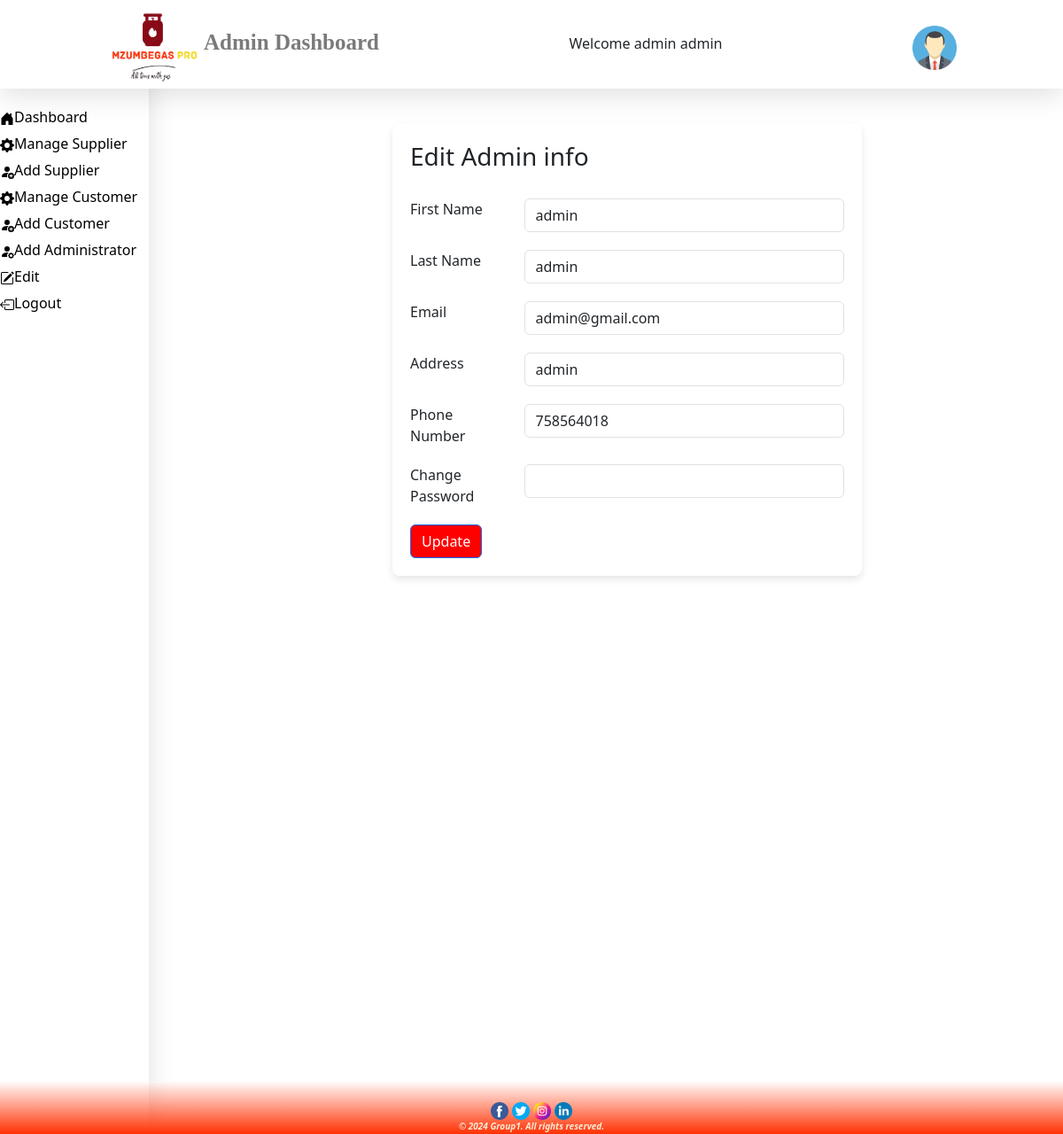
Page /edit_admin.php?id=1 (signed in) on the committed database.
### tables this page shows
CREATE TABLE `register` (
  `id` int(200) NOT NULL,
  `firstname` varchar(120) NOT NULL,
  `lastname` varchar(120) NOT NULL,
  `email` varchar(120) NOT NULL,
  `address` varchar(100) NOT NULL,
  `phonenumber` int(11) NOT NULL,
  `choice` varchar(100) NOT NULL,
  `password` varchar(255) NOT NULL
);

### edit_admin.php (the view, shortened to what this page needs)
<?php include('./layout/admin/header.php'); ?>
<?php
include('dbcn.php');
if (isset($_GET['id'])) {
    $id = $_GET['id'];
    $sql = "SELECT * FROM `register` WHERE `id` = '$id'";
    $result = mysqli_query($conn, $sql);
    if (!$result) {
        echo "Failed to fetch user data.";
    } else {
        $supplier = mysqli_fetch_array($result);
    }
}
?>
<div style=" display:flex;gap: 205px; position: scroll;">
    <?php include('./layout/admin/sidebar.php') ?>
    <div style="width: 50%; padding-top: 80px;">
        <div style="margin-top: 60px;margin-left:70px">
            <form class="form-horizontal" style="padding: 20px; box-shadow: 0 4px 8px rgba(0, 0, 0, 0.1); border-radius: 8px; background-color: white;" method="POST">
                <h3 style="margin-bottom:30px">Edit Admin info</h3>
                <div class="form-group">
                    <div class="row" style="margin-bottom: 20px;">
                        <label class="col-sm-3 control-label">First Name</label>
                        <div class="col-sm-9">
                            <input type="text" class="form-control" name="firstname" autocomplete="off" value="<?php echo htmlspecialchars($supplier['firstname']); ?>">
                        </div>
                    </div>
                </div>
                <div class="form-group">
                    <div class="row" style="margin-bottom: 20px;">
                        <label class="col-sm-3 control-label">Last Name</label>
                        <div class="col-sm-9">
                            <input type="text" class="form-control" name="lastname" autocomplete="off" value="<?php echo htmlspecialchars($supplier['lastname']); ?>">
                        </div>
                    </div>
                </div>
                <div class="form-group">
                    <div class="row" style="margin-bottom: 20px;">
                        <label class="col-sm-3 control-label">Email</label>
                        <div class="col-sm-9">
                            <input type="email" class="form-control" name="email" autocomplete="off" value="<?php echo htmlspecialchars($supplier['email']); ?>">
                        </div>
                    </div>
                </div>
                <div class="form-group">
                    <div class="row" style="margin-bottom: 20px;">
                        <label class="col-sm-3 control-label">Address</label>
                        <div class="col-sm-9">
                            <input type="text" class="form-control" name="address" autocomplete="off" value="<?php echo htmlspecialchars($supplier['address']); ?>">
                        </div>
                    </div>
                </div>
                <div class="form-group">
                    <div class="row" style="margin-bottom: 20px;">
                        <label class="col-sm-3 control-label">Phone Number</label>
                        <div class="col-sm-9">
                            <input type="number" class="form-control" name="phonenumber" autocomplete="off" value="<?php echo htmlspecialchars($supplier['phonenumber']); ?>">
                        </div>
                    </div>
                </div>
                <div class="form-group">
                    <div class="row" style="margin-bottom: 20px;">
                        <label class="col-sm-3 control-label">Change Password</label>
                        <div class="col-sm-9">
                            <input type="password" class="form-control" name="password" autocomplete="off">
                        </div>
                    </div>
                </div>
                <button type="submit" name="update" value="update" class="btn btn-primary btn-flat m-b-30 m-t-30" style="background-color: red;">Update</button>
            </form>
        </div>
    </div>
</div>
<?php include('./layout/admin/footer.php'); ?>

### rows in the picture
register: firstname "admin", lastname "admin", email "admin@gmail.com", address "admin", phonenumber "758564018"

### other values in the picture
$_SESSION['firstname'] "admin"
$_SESSION['lastname'] "admin"
